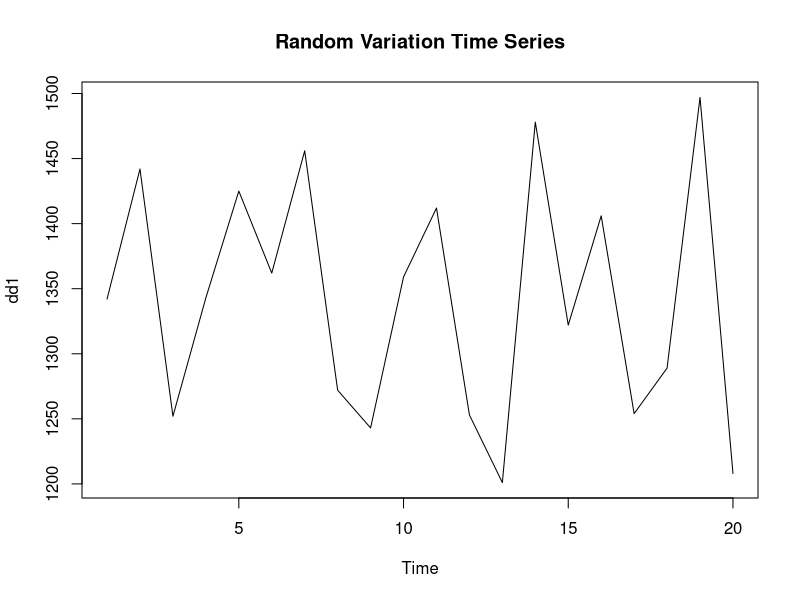
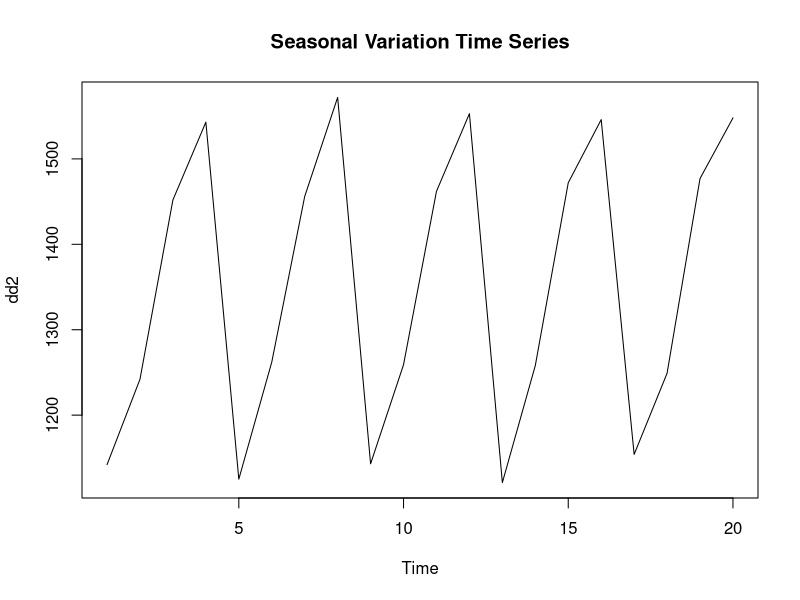
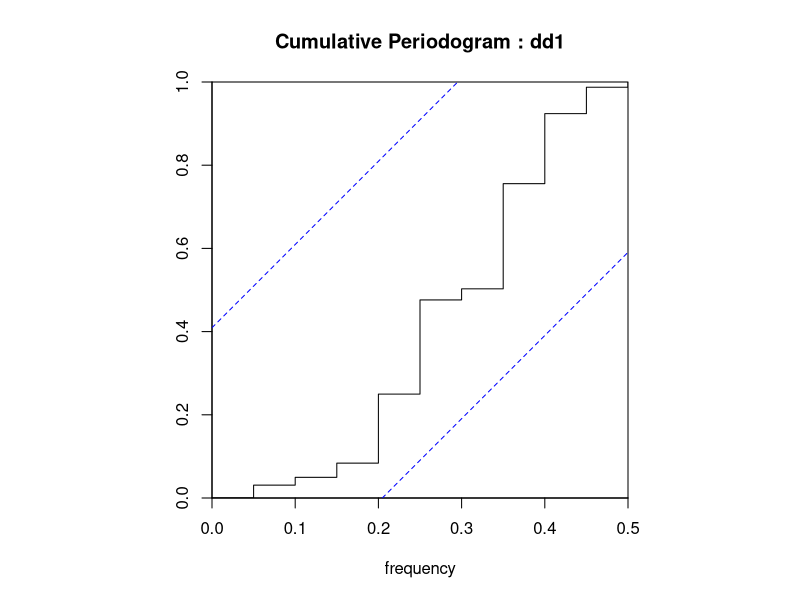
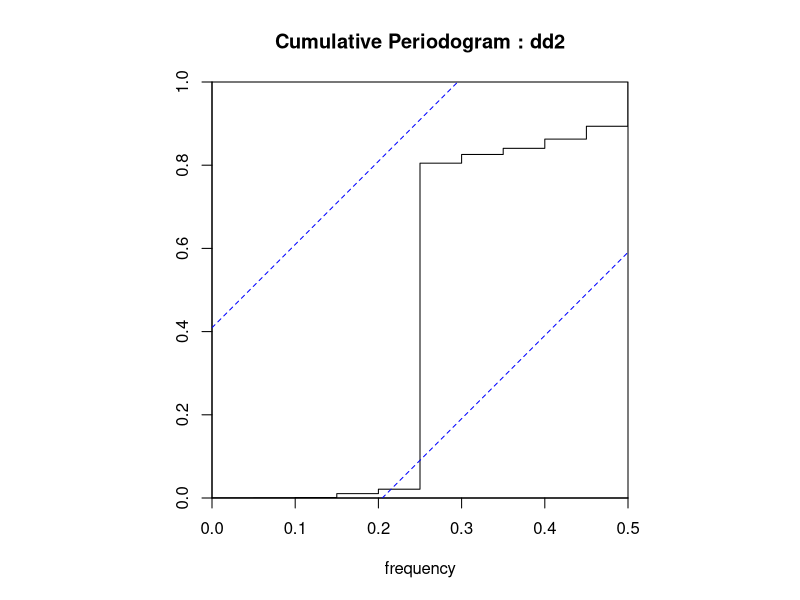

These charts were generated, in order, by the following R code:
##########################################################################################################################################

#(주의) ->  순차적으로 코드를 실행하는 것을 권함!

#에러 발생 시 github Time_Series_Analysis/R_Time_Series_Data_Analysis 경로에 issue를 남기면 확인

##########################################################################################################################################

### 구간별 그래프프(monthplot) .

# 구간별 변동 그래프 그리기

dd1 = matrix(c(1342, 1442, 1252, 1343,  1425, 1362, 1456,1272,     
               1243, 1359, 1412, 1253,  1201, 1478, 1322, 1406,
               1254, 1289, 1497, 1208))

(dd.ts1 =ts(data = dd1, start = c(2006,1), frequency = 4))            # 우연변동 자료(dd1).    

dd2 = matrix(c(1142, 1242, 1452, 1543,  1125, 1262, 1456,1572,
               1143, 1259, 1462, 1553,  1121, 1258, 1472, 1546,
               1154, 1249, 1477, 1548))

(dd.ts2 =ts(data = dd2, start = c(2006,1), frequency = 4))            # 계절변동 자료(dd2).          


ts.plot(dd1, main = "Random Variation Time Series")

ts.plot(dd2, main = "Seasonal Variation Time Series")

cpgram(dd1, main = "Cumulative Periodogram : dd1")

cpgram(dd2, main = "Cumulative Periodogram : dd2")


graphics.off()                                                                



############################################################출력값(print)#################################################################

# [Workspace loaded from ~/.RData]
# 
# > dd1 = matrix(c(1342, 1442, 1252, 1343,  1425, 1362, 1456,1272,
#                  +                1243, 1359, 1412, 1253,  1201, 1478, 1322, 1406,
#                  +                1254, 1289, 1497, 1208))
# > 
#   > (dd.ts1 =ts(data = dd1, start = c(2006,1), frequency = 4))                      
# Qtr1 Qtr2 Qtr3 Qtr4
# 2006 1342 1442 1252 1343
# 2007 1425 1362 1456 1272
# 2008 1243 1359 1412 1253
# 2009 1201 1478 1322 1406
# 2010 1254 1289 1497 1208
# > dd2 = matrix(c(1142, 1242, 1452, 1543,  1125, 1262, 1456,1572,
#                  +                1143, 1259, 1462, 1553,  1121, 1258, 1472, 1546,
#                  +                1154, 1249, 1477, 1548))
# > 
#   > (dd.ts2 =ts(data = dd2, start = c(2006,1), frequency = 4))                      
# Qtr1 Qtr2 Qtr3 Qtr4
# 2006 1142 1242 1452 1543
# 2007 1125 1262 1456 1572
# 2008 1143 1259 1462 1553
# 2009 1121 1258 1472 1546
# 2010 1154 1249 1477 1548
# > 
#   > 
#   > ts.plot(dd1, main = "Random Variation Time Series")
# > 
#   > ts.plot(dd2, main = "Seasonal Variation Time Series")
# > 
#   > cpgram(dd1, main = "Cumulative Periodogram : dd1")
# > 
#   > cpgram(dd2, main = "Cumulative Periodogram : dd2")

##########################################################################################################################################
